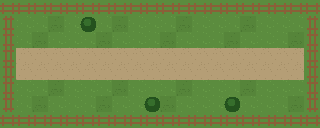

A 2D game scene composited from a Tiled map and its tileset images. What follows is a short description and the map's XML, with every tile layer's data as written:
An orthogonal 20x8 tile map with 16x16 px tiles, 2 tile layers (ground, walls), 1 hidden layer not drawn and 2 objects (Spawn, Marker).

<map version="1.10" tiledversion="1.10.2" orientation="orthogonal" renderorder="right-down" width="20" height="8" tilewidth="16" tileheight="16" infinite="0" nextlayerid="11" nextobjectid="100">
 <tileset firstgid="1" source="../../baseline/tilesets/basic.tsx" />
 <layer id="1" name="ground" width="20" height="8">
  <data encoding="csv">
2,1,1,1,2,1,1,1,2,1,1,1,2,1,1,1,2,1,1,1,
1,1,1,2,1,1,1,2,1,1,1,2,1,1,1,2,1,1,1,2,
1,1,2,1,1,1,2,1,1,1,2,1,1,1,2,1,1,1,2,1,
4,4,4,4,4,4,4,4,4,4,4,4,4,4,4,4,4,4,4,4,
4,4,4,4,4,4,4,4,4,4,4,4,4,4,4,4,4,4,4,4,
1,1,1,2,1,1,1,2,1,1,1,2,1,1,1,2,1,1,1,2,
1,1,2,1,1,1,2,1,1,1,2,1,1,1,2,1,1,1,2,1,
1,2,1,1,1,2,1,1,1,2,1,1,1,2,1,1,1,2,1,1
  </data>
 </layer>
 <layer id="2" name="walls" width="20" height="8">
  <data encoding="csv">
20,20,20,20,20,20,20,20,20,20,20,20,20,20,20,20,20,20,20,20,
21,0,0,0,0,17,0,0,0,0,0,0,0,0,0,0,0,0,0,21,
21,0,0,0,0,0,0,0,0,0,0,0,0,0,0,0,0,0,0,21,
21,0,0,0,0,0,0,0,0,0,0,0,0,0,0,0,0,0,0,21,
21,0,0,0,0,0,0,0,0,0,0,0,0,0,0,0,0,0,0,21,
21,0,0,0,0,0,0,0,0,0,0,0,0,0,0,0,0,0,0,21,
21,0,0,0,0,0,0,0,0,17,0,0,0,0,17,0,0,0,0,21,
20,20,20,20,20,20,20,20,20,20,20,20,20,20,20,20,20,20,20,20
  </data>
 </layer>
 <layer id="3" name="collision" width="20" height="8" visible="0">
  <data encoding="csv">
1,1,1,1,1,1,1,1,1,1,1,1,1,1,1,1,1,1,1,1,
1,0,0,0,0,1,0,0,0,0,0,0,0,0,0,0,0,0,0,1,
1,0,0,0,0,0,0,0,0,0,0,0,0,0,0,0,0,0,0,1,
1,0,0,0,0,0,0,0,0,0,0,0,0,0,0,0,0,0,0,1,
1,0,0,0,0,0,0,0,0,0,0,0,0,0,0,0,0,0,0,1,
1,0,0,0,0,0,0,0,0,0,0,0,0,0,0,0,0,0,0,1,
1,0,0,0,0,0,0,0,0,1,0,0,0,0,1,0,0,0,0,1,
1,1,1,1,1,1,1,1,1,1,1,1,1,1,1,1,1,1,1,1
  </data>
 </layer>
 <objectgroup id="4" name="spawn">
  <object id="1" name="start" type="Spawn" x="32" y="64" width="16" height="16" />
 </objectgroup>
 <objectgroup id="5" name="portals" />
 <objectgroup id="10" name="markers">
  <object id="10" name="traveller_spot" type="Marker" x="192" y="48" width="16" height="16" />
 </objectgroup>
</map>
